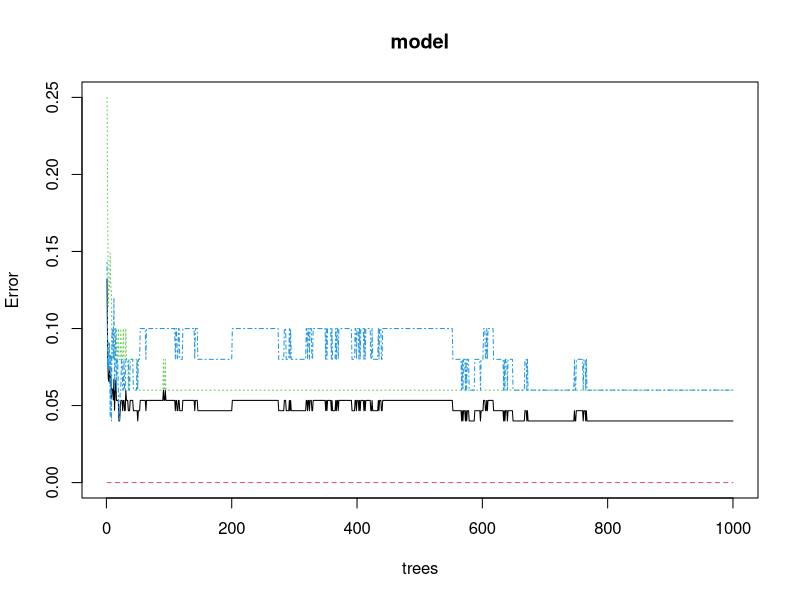

Recreate this plot in R.
install.packages("randomForest")
library(randomForest)
#Here in this example we are not splitting the data set to train and test but still randomForest will split input data into train and test
model<-randomForest(iris$Species~.,data=iris,ntree=1000) #Building 1000 trees
# View the forest results.
print(model) #OOB estimate of error rate is out of bag error for datapoints which will be used for testing and what we get error in that. #OOB error is consolidated error from all trees (testing data points of all trees) so Testing error 4%
#We need to see confusion matrix for the model as well because within the model itself data is splitted into train and test.
#Imoporantce of the variable - Lower Gini
print(importance(model)) #more the value more the reduced impurity, petal width is best column then Petal length is best column
#Prediction
pred<- predict(model,iris[,-5]) #Here we are predicting for full data. 
a<-table(pred,iris$Species) #getting actual and predicted values of Species
a #confusion matrix is printed as per actual and predicted values of Species
sum(diag(a))/sum(a) #Find Accuracy of the model #Test accuracy is 100% as we have used 100% data in training and testing both.
plot(model) #Plotting the trained model
